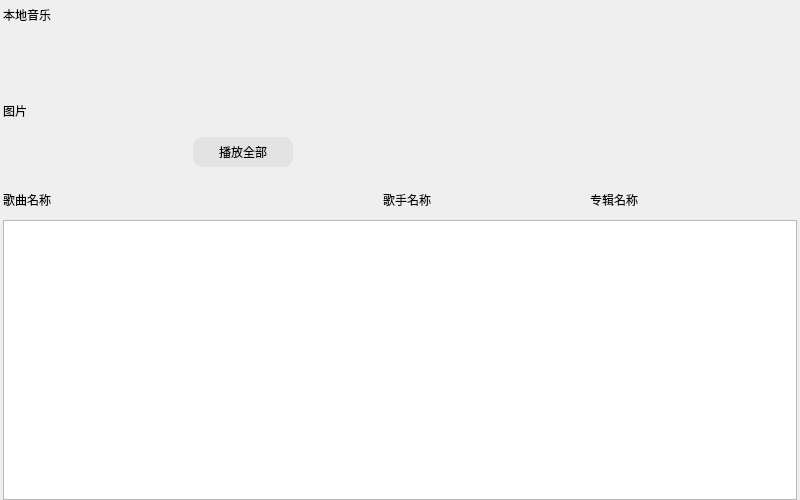
<?xml version="1.0" encoding="UTF-8"?>
<ui version="4.0">
 <class>CommonPage</class>
 <widget class="QWidget" name="CommonPage">
  <property name="geometry">
   <rect>
    <x>0</x>
    <y>0</y>
    <width>800</width>
    <height>500</height>
   </rect>
  </property>
  <property name="windowTitle">
   <string>Form</string>
  </property>
  <layout class="QVBoxLayout" name="verticalLayout">
   <property name="spacing">
    <number>0</number>
   </property>
   <property name="leftMargin">
    <number>3</number>
   </property>
   <property name="topMargin">
    <number>0</number>
   </property>
   <property name="rightMargin">
    <number>3</number>
   </property>
   <property name="bottomMargin">
    <number>0</number>
   </property>
   <item>
    <widget class="QLabel" name="pageTittle">
     <property name="minimumSize">
      <size>
       <width>0</width>
       <height>30</height>
      </size>
     </property>
     <property name="maximumSize">
      <size>
       <width>16777215</width>
       <height>30</height>
      </size>
     </property>
     <property name="text">
      <string>本地音乐</string>
     </property>
    </widget>
   </item>
   <item>
    <widget class="QWidget" name="musicPlayBox" native="true">
     <property name="minimumSize">
      <size>
       <width>0</width>
       <height>150</height>
      </size>
     </property>
     <property name="maximumSize">
      <size>
       <width>16777215</width>
       <height>150</height>
      </size>
     </property>
     <widget class="QLabel" name="musicImageLabel">
      <property name="geometry">
       <rect>
        <x>0</x>
        <y>20</y>
        <width>150</width>
        <height>121</height>
       </rect>
      </property>
      <property name="minimumSize">
       <size>
        <width>150</width>
        <height>0</height>
       </size>
      </property>
      <property name="maximumSize">
       <size>
        <width>150</width>
        <height>16777215</height>
       </size>
      </property>
      <property name="text">
       <string>图片</string>
      </property>
     </widget>
     <widget class="QWidget" name="PlayAll" native="true">
      <property name="geometry">
       <rect>
        <x>190</x>
        <y>20</y>
        <width>120</width>
        <height>117</height>
       </rect>
      </property>
      <property name="minimumSize">
       <size>
        <width>120</width>
        <height>0</height>
       </size>
      </property>
      <property name="maximumSize">
       <size>
        <width>120</width>
        <height>16777215</height>
       </size>
      </property>
      <layout class="QVBoxLayout" name="verticalLayout_2">
       <item>
        <spacer name="verticalSpacer">
         <property name="orientation">
          <enum>Qt::Vertical</enum>
         </property>
         <property name="sizeHint" stdset="0">
          <size>
           <width>18</width>
           <height>68</height>
          </size>
         </property>
        </spacer>
       </item>
       <item>
        <widget class="QPushButton" name="playAllBtn">
         <property name="minimumSize">
          <size>
           <width>100</width>
           <height>30</height>
          </size>
         </property>
         <property name="maximumSize">
          <size>
           <width>100</width>
           <height>30</height>
          </size>
         </property>
         <property name="styleSheet">
          <string notr="true">#playAllBtn{
background-color:#E3E3E3;
 border-radius:10px;

}
#playAllBtn:hover
 {
background-color:#1ECD97;
 }</string>
         </property>
         <property name="text">
          <string>播放全部</string>
         </property>
        </widget>
       </item>
      </layout>
     </widget>
    </widget>
   </item>
   <item>
    <widget class="QWidget" name="listLabelBox" native="true">
     <property name="minimumSize">
      <size>
       <width>0</width>
       <height>40</height>
      </size>
     </property>
     <property name="maximumSize">
      <size>
       <width>16777215</width>
       <height>40</height>
      </size>
     </property>
     <layout class="QHBoxLayout" name="horizontalLayout">
      <property name="spacing">
       <number>0</number>
      </property>
      <property name="leftMargin">
       <number>0</number>
      </property>
      <property name="topMargin">
       <number>0</number>
      </property>
      <property name="rightMargin">
       <number>0</number>
      </property>
      <property name="bottomMargin">
       <number>0</number>
      </property>
      <item>
       <widget class="QLabel" name="musicNameLabel">
        <property name="minimumSize">
         <size>
          <width>380</width>
          <height>0</height>
         </size>
        </property>
        <property name="maximumSize">
         <size>
          <width>380</width>
          <height>16777215</height>
         </size>
        </property>
        <property name="text">
         <string>歌曲名称</string>
        </property>
       </widget>
      </item>
      <item>
       <widget class="QLabel" name="musicSingerLabel">
        <property name="minimumSize">
         <size>
          <width>130</width>
          <height>0</height>
         </size>
        </property>
        <property name="text">
         <string>歌手名称</string>
        </property>
       </widget>
      </item>
      <item>
       <widget class="QLabel" name="musicAlbumLabel">
        <property name="text">
         <string>专辑名称</string>
        </property>
       </widget>
      </item>
     </layout>
    </widget>
   </item>
   <item>
    <widget class="QListWidget" name="pageMusicList"/>
   </item>
  </layout>
 </widget>
 <resources/>
 <connections/>
</ui>
